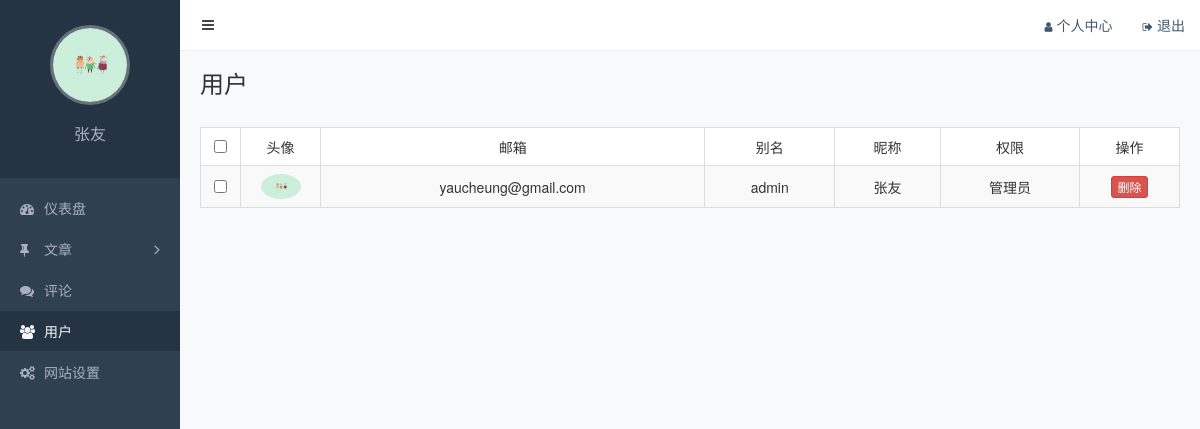
The page /admin/users.php (signed in) on the database its author committed.
### tables this page shows
CREATE TABLE `users` (
  `id` int(11) NOT NULL AUTO_INCREMENT COMMENT '主键',
  `slug` varchar(200) NOT NULL COMMENT '别名',
  `email` varchar(200) NOT NULL COMMENT '邮箱',
  `password` varchar(200) NOT NULL COMMENT '密码',
  `nickname` varchar(100) DEFAULT NULL COMMENT '昵称',
  `avatar` varchar(200) DEFAULT NULL COMMENT '头像',
  `bio` varchar(500) DEFAULT NULL COMMENT '简介',
  `root` varchar(20) DEFAULT NULL COMMENT '鐘舵€侊紙unactivated/activated/forbidden/trashed锛?',
  PRIMARY KEY (`id`),
  UNIQUE KEY `slug` (`slug`),
  UNIQUE KEY `email` (`email`)
);

### functions.php (called while the page is built, shortened)
<?php
function baixiu_get_current_user(){
   return $_SESSION['current_login_user'];
}
function xiu_fetch_all($sql){
   $conn=mysqli_connect(DB_HOST,DB_USER,DB_PASS,DB_NAME);
   $query=mysqli_query($conn,$sql);
   $result=array();
   while ($row=mysqli_fetch_assoc($query) ){
   	   $result[]=$row;
   }
   return $result;
}

### admin/users.php (the view, shortened to what this page needs)
<?php
require_once '../functions.php';
$users=xiu_fetch_all('select * from users');
 ?>
<!DOCTYPE html>
<html lang="zh-CN">
<head>
  <link rel="stylesheet" href="/static/assets/vendors/bootstrap/css/bootstrap.css">
  <link rel="stylesheet" href="/static/assets/vendors/font-awesome/css/font-awesome.css">
  <link rel="stylesheet" href="/static/assets/vendors/nprogress/nprogress.css">
  <link rel="stylesheet" href="/static/assets/css/admin.css">
</head>
<body>
  <div class="main">
    <?php include 'inc/navbar.php'; ?>
    <div class="container-fluid">
      <div class="page-title">
        <h1>用户</h1>
      </div>
      <div class="row">
        <div class="col-md-12">
          <table class="table table-striped table-bordered table-hover">
            <thead>
               <tr>
                <th class="text-center" width="40"><input type="checkbox"></th>
                <th class="text-center" width="80">头像</th>
                <th class="text-center">邮箱</th>
                <th class="text-center">别名</th>
                <th class="text-center">昵称</th>
                <th class="text-center">权限</th>
                <th class="text-center" width="100">操作</th>
              </tr>
            </thead>
            <tbody>
              <?php foreach ($users as $item): ?>
                <tr class="text-center" >
                <td class="text-center"><input data-id="<?php echo $item['id']; ?>" type="checkbox"></td>
                <td class="text-center"><img class="avatar" src="<?php echo $item['avatar']; ?>"></td>
                <td><?php echo $item['email']; ?></td>
                <td><?php echo $item['slug']; ?></td>
                <td><?php echo $item['nickname']; ?></td>
                <td><?php echo $item['root']=='root'? '管理员' : '用户'; ?></td>
                <td class="text-center">
                  <a href="/admin/user-delete.php?id=<?php echo $item['id']; ?>" class="btn btn-danger btn-xs">删除</a>
                </td>
              </tr>
              <?php endforeach ?>
            </tbody>
          </table>
        </div>
      </div>
    </div>
  </div>
  <?php $current_page='users' ?>
   <?php include 'inc/sidebar.php'; ?>
</body>
</html>

### admin/inc/sidebar.php (shortened to what this page needs)
<?php
require_once dirname(__FILE__).'/../../functions.php';
$current_page= isset( $current_page) ? $current_page:' ' ;
$current_user=baixiu_get_current_user();
?>
<div class="aside">
    <div class="profile">
      <img class="avatar" src="<?php echo $current_user['avatar']; ?>">
      <h3 class="name"><?php echo $current_user['nickname']; ?></h3>
    </div>
    <ul class="nav">
      <li <?php echo $current_page==='index' ? 'class="active"':' ' ?>>
        <a href="index.php"><i class="fa fa-dashboard"></i>仪表盘</a>
      </li>
      <?php $menu_posts = array('posts','categories','post-add'); ?>
      <li <?php echo in_array($current_page,$menu_posts) ? 'class="active"':' ' ?>>
        <a href="#menu-posts" class="<?php echo in_array($current_page,$menu_posts) ? '""':'collapsed' ?>" data-toggle="collapse">
          <i class="fa fa-thumb-tack"></i>文章<i class="fa fa-angle-right"></i>
        </a>
      </li>
      <li <?php echo $current_page==='comments' ? 'class="active"':' ' ?>>
        <a href="comments.php"><i class="fa fa-comments"></i>评论</a>
      </li>
      <li <?php echo $current_page==='users' ? 'class="active"':' ' ?>>
        <a href="users.php"><i class="fa fa-users"></i>用户</a>
      </li>
      <li <?php echo $current_page==='settings' ? 'class="active"':' ' ?>><a href="settings.php"> <i class="fa fa-cogs"></i>网站设置</a></li>
    </ul>
  </div>

### static/assets/css/admin.css (style rules this page uses)
body { background-color: #f8f9fb; -webkit-font-smoothing: antialiased; -moz-osx-font-smoothing: grayscale; }
.aside { position: fixed; top: 0; left: 0; width: 180px; height: 100%; background-color: #2f4050; }
.aside .profile { padding: 25px; text-align: center; background-color: #243443; }
.aside .profile .avatar { width: 80px; height: 80px; border: 3px solid rgba(255, 255, 255, .3); border-radius: 50%; object-fit: cover; }
.aside .profile .name { color: #a9b0c2; font-size: 16px; }
.aside .nav { padding: 10px 0; }
.aside .nav li + li { margin-top: 1px; }
.aside .nav a { display: block; padding: 10px 20px; color: #a9b0c2; }
.aside .nav .active > a { color: #f6f6f6; background-color: #243443; }
.aside .nav a i:first-child { width: 14px; margin-right: 10px; font-size: 14px; line-height: 16px; }
.aside .nav .fa-angle-right { float: right; transition: transform .2s; transform: rotate(90deg); font-size: 16px; line-height: 20px; }
.aside .nav .collapsed .fa-angle-right { float: right; transform: rotate(0); }
.main { position: relative; overflow: hidden; min-width: 844px; min-height: 100vh; padding: 70px 5px 20px 185px; }
.main .container-fluid .page-title { overflow: hidden; margin-bottom: 20px; }
.main .container-fluid .page-title h1 { display: inline-block; margin: 0; font-size: 24px; font-weight: 400; }
.main .container-fluid table { background-color: #fff; }
.main .container-fluid th { border-bottom: 1px; font-weight: 400; }
.main .container-fluid td { vertical-align: middle; }
.main .container-fluid td .avatar { width: 40px; border-radius: 50%; }

### rows shown on the page
users: avatar (picture), email "yaucheung@gmail.com", slug "admin", nickname "张友", root "管理员"
